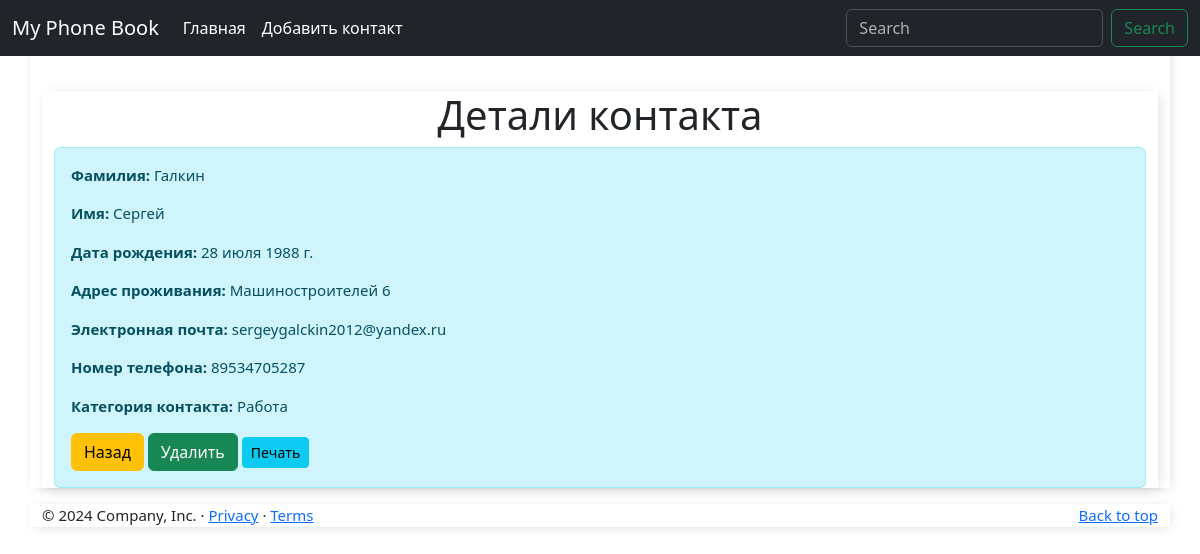
The app's page /contact/1/ with its own data.
### phone_book_app/models.py (models this page shows, shortened)
class Contact(models.Model):
    CATEGORY_CHOICES = (
        ('Друзья', 'Друзья'),
        ('Семья', 'Семья'),
        ('Работа', 'Работа'),
    )
    last_name = models.CharField(max_length=50, verbose_name='Фамилия')
    first_name = models.CharField(max_length=50, verbose_name='Имя')
    date_of_birth = models.DateField(verbose_name='Дата рождения', null=True, blank=True)
    address = models.CharField(max_length=100, verbose_name='Адрес проживания')
    email = models.CharField(max_length=100, verbose_name='Электронная почта')
    phone_number = models.CharField(max_length=15, verbose_name='Номер телефона')
    category = models.CharField(max_length=10, verbose_name='Категория контакта', choices=CATEGORY_CHOICES)

### phone_book_app/views.py (the view)
# urls.py: path('contact/<int:pk>/', views.contact_detail, name='contact_detail'),
def contact_detail(request, pk):
    contact = get_object_or_404(Contact, pk=pk)
    context = {
        'contact': contact,
    }
    return render(request, 'contact_detail.html', context)

### phone_book_app/templates/contact_detail.html (shortened to what this page needs)
{% extends 'base.html' %}
{% block content %}
<br>
<div class="container mt-5">
    <h1 class="text-center">Детали контакта</h1>
    <div class="alert alert-info">
        <p><strong>Фамилия:</strong> {{ contact.last_name }}</p>
        <p><strong>Имя:</strong> {{ contact.first_name }}</p>
        <p><strong>Дата рождения:</strong> {{ contact.date_of_birth }}</p>
        <p><strong>Адрес проживания:</strong> {{ contact.address }}</p>
        <p><strong>Электронная почта:</strong> {{ contact.email }}</p>
        <p><strong>Номер телефона:</strong> {{ contact.phone_number }}</p>
        <p><strong>Категория контакта:</strong> {{ contact.get_category_display }}</p>
        <a href="{% url 'display_contacts' %}" class="btn btn-warning" role="button">Назад</a>
        <a href="{% url 'delete_contact' contact.pk %}" class="btn btn-success" role="button">Удалить</a>
        <a href="{% url 'print_contacts' %}" class="btn btn-info btn-sm" onclick="window.print();">Печать</a>
    </div>
</div>
{% endblock %}

### phone_book_app/templates/base.html (shortened to what this page needs)
<!doctype html>
<html lang="en">
<head>
    {% load static %}
    <link rel="stylesheet" href="{% static '/css/main.css' %}">
    <link rel="stylesheet" href="{% static '/css/styles.css' %}">
    <link rel="stylesheet" href="{% static '/css/bootstrap.min.css' %}">
</head>
<body>
<header data-bs-theme="dark">
        <nav class="navbar navbar-expand-md navbar-dark fixed-top bg-dark">
          <div class="container-fluid">
            <a class="navbar-brand" href="#">My Phone Book</a>
            <div class="collapse navbar-collapse" id="navbarCollapse">
              <ul class="navbar-nav me-auto mb-2 mb-md-0">
                <li class="nav-item">
                  <a class="nav-link active" aria-current="page" href="{% url 'index' %}">Главная</a>
                </li>
                 <li class="nav-item">
                  <a class="nav-link active" aria-current="page" href="{% url 'add_contact' %}">Добавить контакт</a>
                </li>
              </ul>
              <form class="d-flex" role="search">
                <input class="form-control me-2" type="search" placeholder="Search" aria-label="Search">
                <button class="btn btn-outline-success" type="submit">Search</button>
              </form>
            </div>
          </div>
        </nav>
      </header>
      <div class="container">
        {% block content %}
        {% endblock content %}
      </div>
      <footer class="container">
        <p class="float-end"><a href="#">Back to top</a></p>
        <p>© 2024 Company, Inc. · <a href="#">Privacy</a> · <a href="#">Terms</a></p>
      </footer>
</body>
</html>

### phone_book_app/static/css/main.css (style rules this page uses)
body { background: #FAFAFA; font-family: 'Nunito Sans', sans-serif; }
.container { max-width: 550px; font-size: 15px; margin: auto; background: #ffff; -webkit-box-shadow: 2px 2px 13px -4px rgba(0, 0, 0, 0.21); box-shadow: 2px 2px 13px -4px rgba(0, 0, 0, 0.21); }
input { outline: none; border: none; }
::placeholder { font-weight: 300; opacity: 0.5; }

### phone_book_app/static/css/styles.css (style rules this page uses)
body { margin-top: 20px; padding-top: 20px; font-family: 'Roboto', sans-serif; height: 100vh; background-repeat: no-repeat; background-size: cover; color: black; }

### records on screen
Contact: last_name "Галкин", first_name "Сергей", date_of_birth "28 июля 1988 г.", address "Машиностроителей 6", email "sergeygalckin2012@yandex.ru", phone_number "89534705287", category "Работа"
